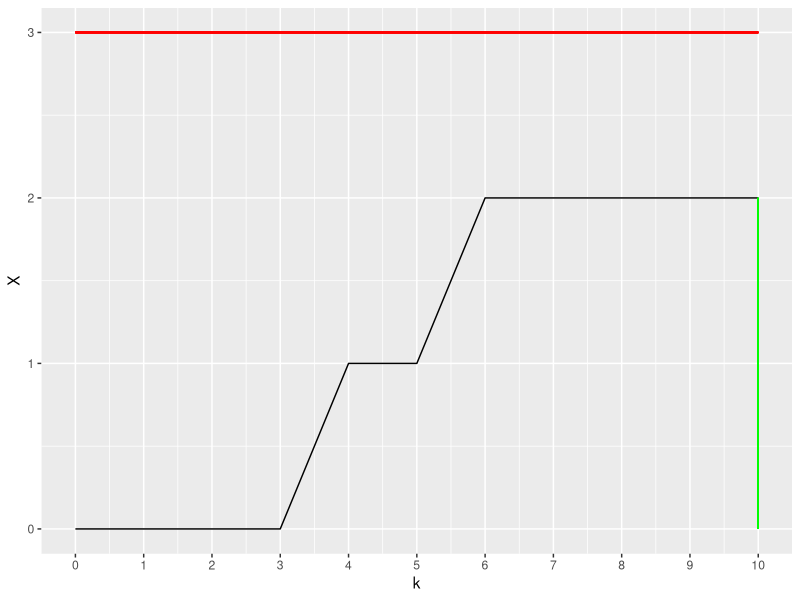

The R source for this figure: (Note: this script raises an error after producing the figure.)
library(ggplot2)
library(grid)

stairs <- function(p, xstart, xend) {
  x <- c(xstart, rep((xstart+1):xend, each=2))
  y <- rep(0:(xend-xstart), each=2)
  y <- y[-length(y)]
  for (i in 1:(length(x)-1)) {
    p <- p + geom_segment(x=x[i], y=y[i], xend=x[i+1], yend=y[i+1], 
      color="green")
  }
  p
}

s <- 3
t <- 10
flips <- rbinom(2*t, 1, 0.3)
x <- c(0, cumsum( flips))
X <- data.frame(list(X=x, k=0:(length(x)-1)))
X1 <- X[X$X <= s,]

p1 <- qplot(k, X, data=X1, geom="line") +
  scale_x_continuous(breaks=0:t, limits=c(0, t)) +
  scale_y_continuous(breaks=0:s, limits=c(0, s)) +
  geom_segment(x=0, y=s, xend=t, yend=s, color="red") + 
  geom_segment(x=t, y=0, xend=t, yend=(s-1), color="green")

ggsave("BernoulliProcess.pdf", p1, width=7, height=5)

X$head <- c(0, cumsum(flips))
X$tail<- c(0, cumsum(!(flips)))
X$headEnd <- c(X$head[-1], NA)
X$tailEnd <- c(X$tail[-1], NA)

X2 <- X[1:(min(which(X$headEnd >= s), which(X$tailEnd >= t))),]

p2 <- ggplot(data=X2) + #right, up, data=X) + #, geom="segment") +
  scale_x_continuous(breaks=0:t, limits=c(0, t)) +
  scale_y_continuous(breaks=0:s, limits=c(0, s)) +
  geom_segment(mapping=aes(x=tail, y=head, xend=tailEnd,
    yend=headEnd), arrow=arrow()) +
  geom_segment(x=0, y=s, xend=t-1, yend=s, color="red") +
  geom_segment(x=t, y=0, xend=t, yend=s-1, color="green")

X3 <- X[1:(min(which(X$X >= s), which(k >= t+s))),]
p3 <- qplot(k, head, data=X2, geom="line") +
  scale_x_continuous(breaks=0:(t+s), limits=c(0, t+s)) +
  scale_y_continuous(breaks=0:s, limits=c(0, s)) +
  geom_segment(x=0, y=s, xend=t, yend=s, color="red") 

p3 <- stairs(p3, 10, 13)
